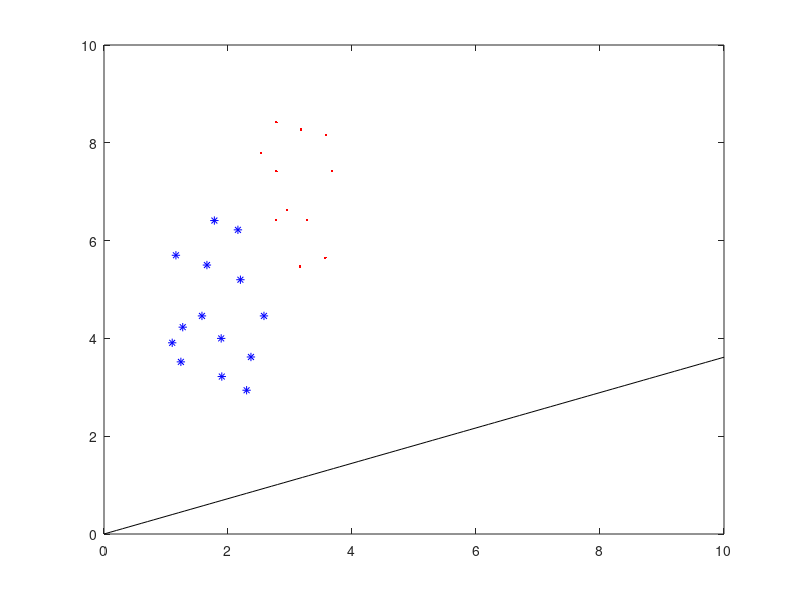

The MATLAB script that drew this image: (Note: this script raises an error after producing the figure.)
blue = load("ex3Data/ex3blue.dat");
red = load("ex3Data/ex3red.dat");

plot(blue(:, 1), blue(:, 2), 'b*');
hold on;
plot(red(:, 1), red(:, 2), 'r.');
axis([0, 10, 0, 10]);

mu_blue = mean(blue)';
mu_red = mean(red)';

[m, n] = size(blue);
S_w = zeros(n, n);
for i = 1 : m
    S_w = S_w + (blue(i, :)' - mu_blue) * (blue(i, :)' - mu_blue)';
end
[m, n] = size(red);
for i = 1 : m
    S_w = S_w + (red(i, :)' - mu_red) * (red(i, :)' - mu_red)';
end

theta = S_w \ (mu_blue - mu_red);

xs = 0 : 0.1 : 10;
ys = theta(2) / theta(1) * xs;
plot(xs, ys, 'k-');

for i = 1 : size(blue, 1)
    p = projects(theta, blue(i, :)');
    line([blue(i, 1), p(1)], [blue(i, 2), p(2)], 'LineStyle', '--', 'Color', 'k', 'LineWidth', 0.5);
    plot(p(1), p(2), 'b*');
end

for i = 1 : size(red, 1)
    p = projects(theta, red(i, :)');
    line([red(i, 1), p(1)], [red(i, 2), p(2)], 'LineStyle', '--', 'Color', 'k', 'LineWidth', 0.5);
    plot(p(1), p(2), 'r.');
end



function pos = projects(line, point)
    t = (point' * line) / (line' * line);
    pos = t * line;
end